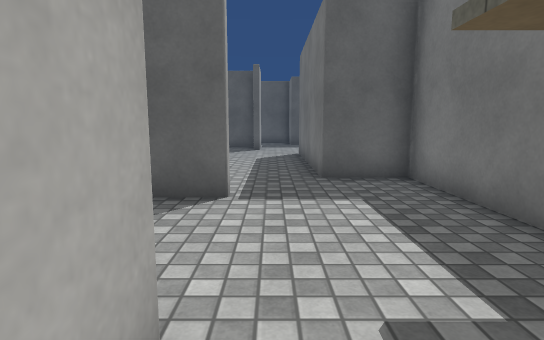
[1] (above)

21 first-person views from a walk through a 3-D level made in the Unity game engine. The camera is 1.2 m above the floor, tilts 8° down and sees 80° across. The floor is counted in squares, 1 m on a side. Each view is taken from the middle of a square. On the plan, view 1 faces up. The plan holds only what a view shows up to about 14 squares ahead; the rest is blank. The place goes on beyond the plan. The player is left out. Surface patterns are stand-ins for the level's own textures.

[2]
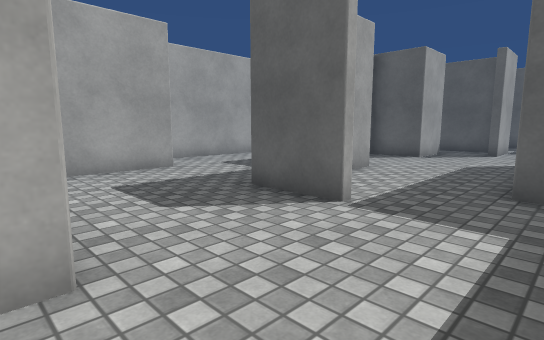

[3]
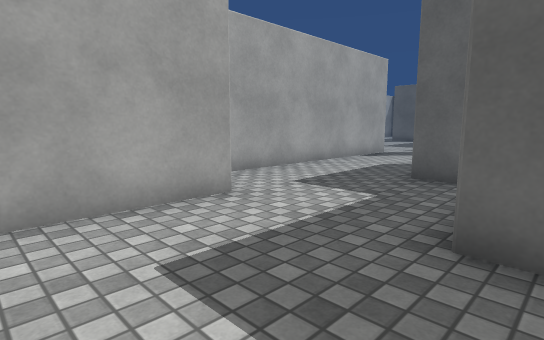

[4]
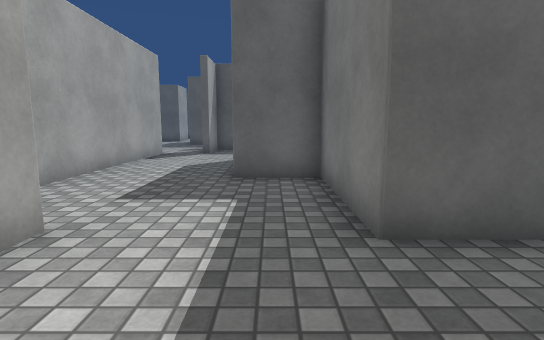

[5]
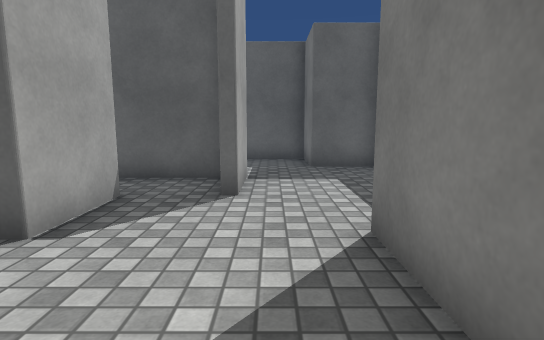

[6]
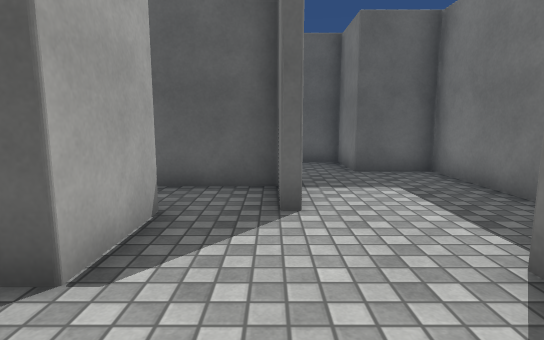

[7]
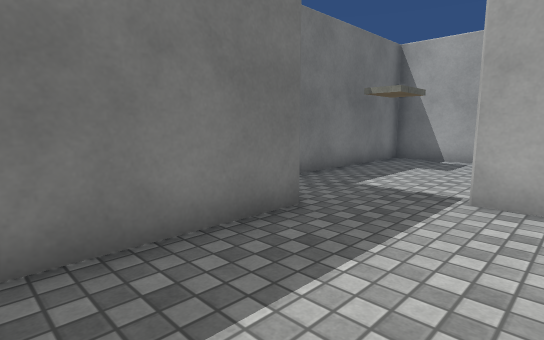

[8]
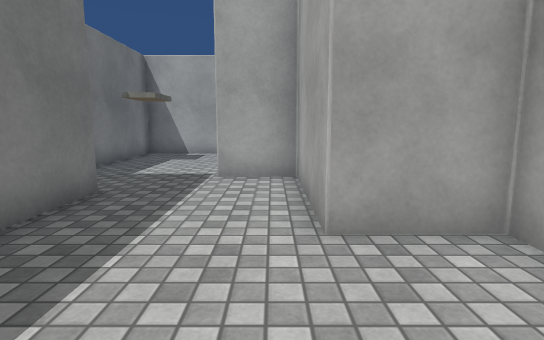

[9]
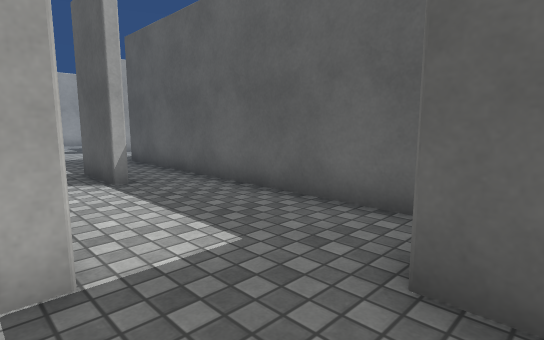

[10]
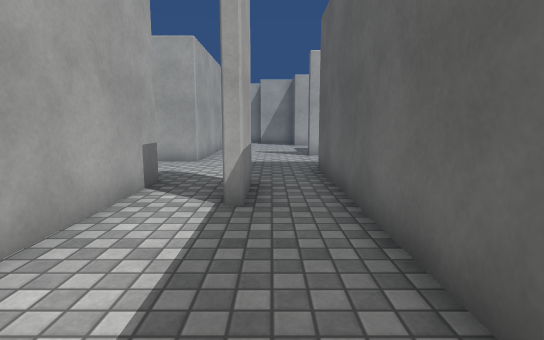

[11]
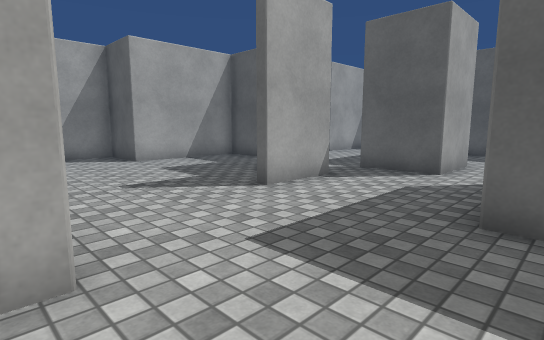

[12]
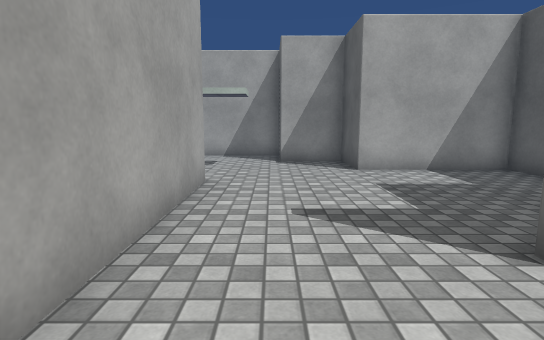

[13]
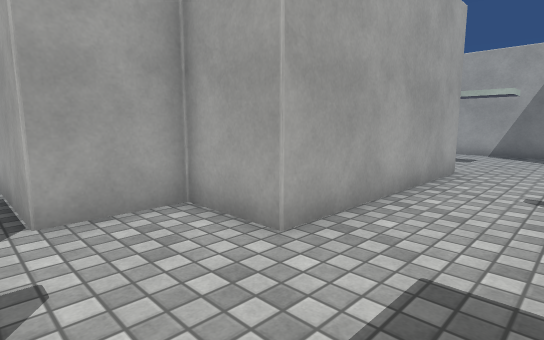

[14]
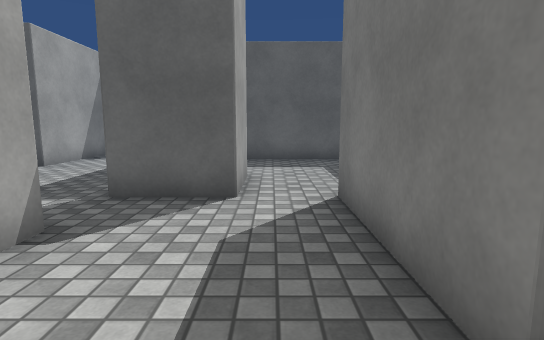

[15]
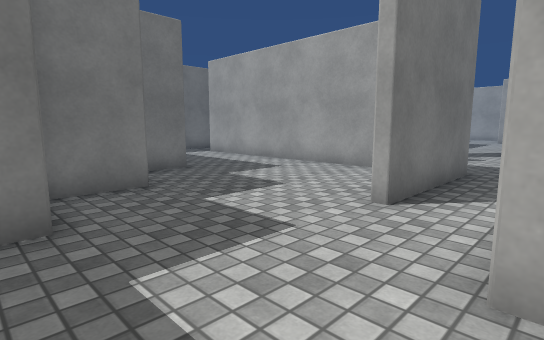

[16]
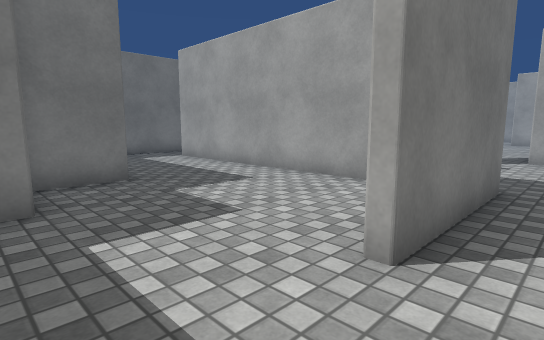

[17]
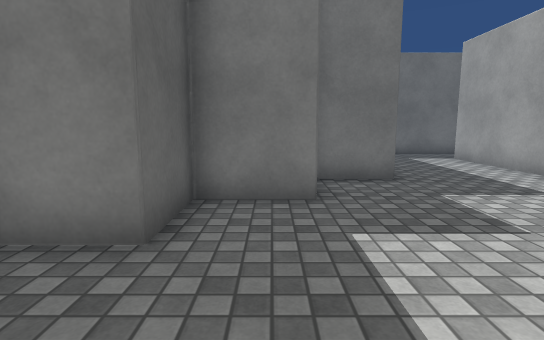

[18]
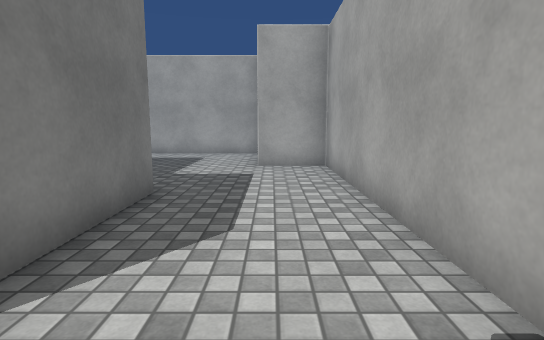

[19]
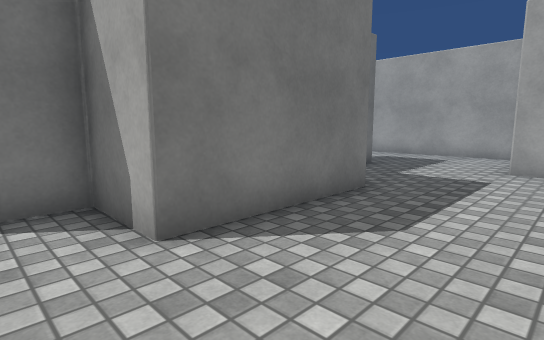

[20]
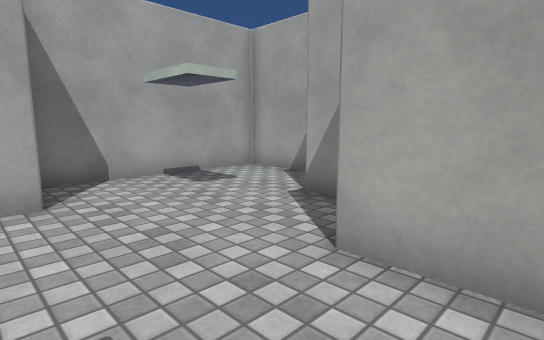

[21]
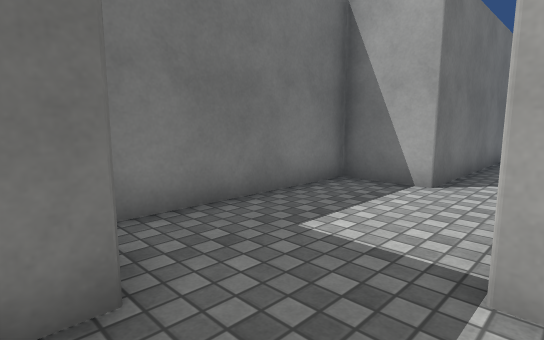

### Floor plan
Points are (right, up) in squares from view 1. A wall is a line through its corners. A room is listed if a view was taken in it or the views show most of it. See-through windows are left out.
Room 1 (views 1, 2, 3, 4, 18, 19)
walls: (-0.8, 5.3) (-2.9, 5.3) (-2.9, 9.3) (-4.9, 9.3) (-4.9, 13.6) (-2.9, 13.6); (-6.5, 1.6) (-1.2, 1.6); (-0.6, 1.6) (-0.6, 0.6); (0.2, -0.4) (3.1, -0.4) (3.1, 7.3) (1.1, 7.3); (-0.9, 15.6) (-0.9, 17.3) (-3.5, 17.3); (-6.6, 16.2) (-6.6, 15.4); (-8.6, 15.6) (-8.6, 5.6) (-6.6, 5.6) (-6.6, 2.2)
ways out: opening at (-2, 16) to room 2; opening at (0.5, 6.5) to room 2; opening at (-8, 16) to room 3
Room 2 (views 5, 6, 7, 8, 9, 10, 21)
walls: (-2.6, 15.5) (-2.6, 13.3) (-4.6, 13.3); (-0.6, 17.6) (-0.6, 15.4); (-4.5, 17.6) (-2.8, 17.6); (-4.6, 10.1) (-4.6, 9.6) (-2.6, 9.6) (-2.6, 5.6) (-0.8, 5.6); (1.1, 7.3) (1.1, 13.6) (3.1, 13.6) (3.1, 19.3) (1.1, 19.3) (1.1, 21.3) (-4.4, 21.3)
ways out: opening at (-2, 16) to room 1; opening at (0.5, 6.5) to room 1; opening at (-5.5, 18) to room 3; opening at (-5.5, 20) to room 3
Room 3 (views 11, 12, 13, 14, 20)
walls: (-16.9, 17.6) (-10.6, 17.6) (-10.6, 15.6) (-8.6, 15.6); (-12.6, 23.6) (-12.6, 21.4); (-17, 25.3) (-18.6, 25.3) (-18.6, 21.3) (-20.6, 21.3) (-20.6, 19.2); (-10.6, 25.3) (-11.6, 25.3); (-6.8, 19.6) (-4.8, 19.6); (-6.9, 17.6) (-4.5, 17.6); (-21.5, 15.6) (-17.1, 15.6); (-4.8, 19.3) (-6.8, 19.3); (-4.4, 21.3) (-8.9, 21.3) (-8.9, 25.5)
ways out: opening at (-8, 16) to room 1; opening at (-5.5, 18) to room 2; opening at (-5.5, 20) to room 2; opening at (-10, 25) to room 4; opening at (-11.5, 24.5)
Room 4 (views 15, 16, 17)
walls: (-2.9, 25.2) (-2.9, 27); (-4.9, 27.2) (-4.9, 29.3) (-6.9, 29.3) (-6.9, 30.8); (-6.6, 21.6) (1.4, 21.6); (-10.6, 27.6) (-10.6, 25.3); (-7.6, 31.3) (-11.5, 31.3); (3.1, 20.5) (3.1, 23)
ways out: opening at (-10, 25) to room 3

Positions as (right, up) in squares from view 1, and headings:
1: (0, 0), facing up
2: (2, 1), facing up-left
3: (-2, 2), facing up-left
4: (-4, 2), facing up
5: (0, 10), facing up
6: (-1, 11), facing up
7: (-2, 11), facing down-right
8: (-2, 13), facing down
9: (2, 17), facing up-left
10: (0, 20), facing left
11: (-8, 17), facing up-left
12: (-10, 19), facing left
13: (-8, 20), facing down-left
14: (-10, 20), facing up
15: (-11, 30), facing down-right
16: (-10, 28), facing down-right
17: (-10, 28), facing right
18: (-7, 15), facing down
19: (-8, 15), facing down-right
20: (-16, 23), facing down-left
21: (-1, 20), facing down-right
